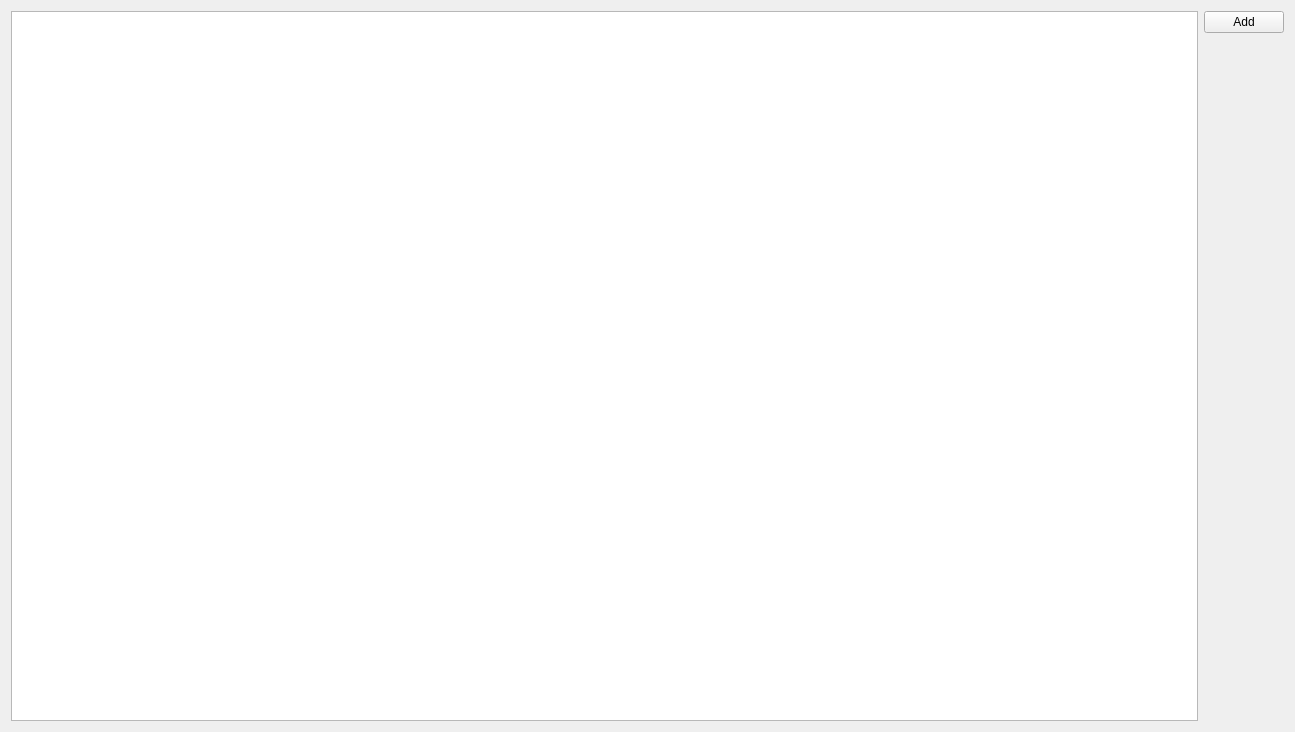
<?xml version="1.0" encoding="UTF-8"?>
<ui version="4.0">
 <class>CompanyWidget</class>
 <widget class="QWidget" name="CompanyWidget">
  <property name="geometry">
   <rect>
    <x>0</x>
    <y>0</y>
    <width>1295</width>
    <height>732</height>
   </rect>
  </property>
  <property name="windowTitle">
   <string>Form</string>
  </property>
  <layout class="QGridLayout" name="gridLayout">
   <item row="0" column="1">
    <widget class="QPushButton" name="pushButton_CompanyAddNew">
     <property name="text">
      <string>Add</string>
     </property>
    </widget>
   </item>
   <item row="1" column="1">
    <spacer name="verticalSpacer">
     <property name="orientation">
      <enum>Qt::Vertical</enum>
     </property>
     <property name="sizeHint" stdset="0">
      <size>
       <width>20</width>
       <height>40</height>
      </size>
     </property>
    </spacer>
   </item>
   <item row="0" column="0" rowspan="2">
    <widget class="QTableView" name="tableView_CompanyList"/>
   </item>
  </layout>
 </widget>
 <resources/>
 <connections/>
</ui>
